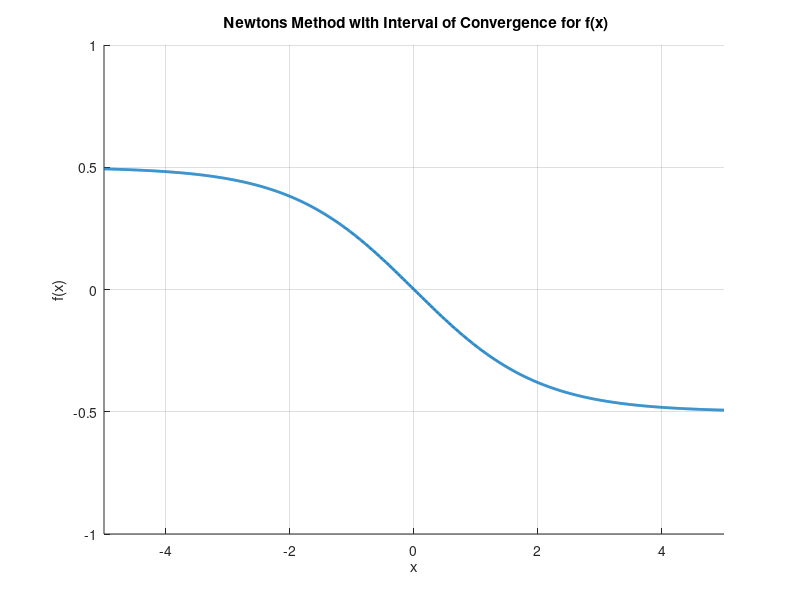

Write MATLAB code to recreate this figure. (Note: this script raises an error after producing the figure.)
%% Housekeeping
clc; clear all; close all;
%{
    CSCI 3656 HW 3 main script
    Author: Connor O'Reilly
    Last edited9/16/2021
    SID: 107054811
%}

%% Step 1
% Given f, its derivative f1 and interval to check x e [-5 , 5]

f = @(x) 1./(1+exp(x)) - (1/2);
f1 = @(x) -exp(x)./(1+exp(x))^2;
int = linspace(-5,5,1000);
%tolerance same as used in class
tol = 1e-9;
%plot func prior to convergence test
figure(1)
hold on; 
grid on;
axis([-5 ,5, -1, 1])
title(' Newtons Method with Interval of Convergence for f(x)')
xlabel('x')
ylabel('f(x)')
plot(int,f(int),'Linewidth',2)
%% Steps 2-3
% positive side of f(x) interval
b = newts_conv(f,f1,0,5,1e-9,100);
%negative side of f(x) interval
a = newts_conv(f,f1,0,-5,1e-9,100);
%no idea but error was introduced while messing with the plotting functions
%where a is out of bounds rounds towards posinfinity at 10000th
legend('f(x)' , 'test diverged' , 'test converged' , '' ,'' , '' , '' ,'' ,'' ,'' ,'' ,'' ,'' ,'' ,''  , '' ,'' , '' , '' ,'' ,'' ,'' ,'' ,'' ,'' ,'' ,'' , '' ,'' , '' , '' ,'' ,'' ,'' ,'' ,'' ,'' ,'' ,'', '' ,'' , '' , '' ,'' ,'' ,'' ,'' ,'' ,'' ,'' ,'', '' ,'' , '' , '' ,'' ,'' ,'' ,'' ,'' ,'' ,'' ,'', '' ,'','','','', 'will covnerge' , 'will diverge' ,'bounds' )
a = ceil(a*10^8)/(10^8);
savefig('interval_newt.fig');
%% Step 4
fprintf('Length of b-a: %0.4f \n',b-a);
fprintf('Newtons method converges for any initial guess in the interval  [%0.8f , %0.8f]\n',a,b);

%% Extra step
%test interval bounds
close all;
figure
title(' Newtons Method with Interval of Convergence for f(x)')
hold on;
grid on;
axis([-5 ,5, -1, 1])
xlabel('x')
ylabel('f(x)')
plot(int,f(int),'Linewidth',2)
 [approxa,~, itera] = newtons(f, f1, a, 1e-9, 200, true);
[approxb, ~, iterb] = newtons(f, f1, a, 1e-9, 200, true);
fprintf('Approximation of root and iteration count for left side limit, root = %0.8f, iterations: %d',approxa, itera)
fprintf('Approximation of root and iteration count for right side limit, root = %0.8f, iterations: %d',approxb, iterb)
%% Functions 
function[a_or_b] = newts_conv(f,f1,a, b, tol, max_it)
%{
    used to determine the interval on which newtons method converges 
    
    will iteratively check to determine the largest or smallest if interval
    is negative on which newtons methd converges following similar to bisection
%}
    %tolerance check
    a0 = a;
    b0 = b;
    i = 0;
    while (abs(b - a)/2 > tol )
        %tolerance check and make sure a non divergence value returns
        if i > max_it
            break;
        end
        %declare midpoint
        newmid = (a + b)/2;
        %determine if method converged or diverged at midpoint
        [~, did_it_bool,~] = newtons(f , f1 , newmid , tol, max_it,false);
        if did_it_bool 
            plot(newmid,0,'g*');
        else
            plot(newmid,0,'r*')
        end
        %if method converged at midpoint, set left end to midpoint and go
        %again
        if did_it_bool 
            a = newmid;
        else
            %if method converged at midpoint, set left end to midpoint and go
            %again
            b = newmid;
        end
        i = i + 1;
    end
    %return approximation of interval limit
    a_or_b = newmid;
    %add conv test to plot
    cool = linspace(a0,newmid,100);
    plot(cool,zeros(1,length(cool)),'g-');
    cool = linspace(newmid, b0,100);
    plot(cool,zeros(1,length(cool)),'r-');
    ylim = get(gca,'YLim');
    line([newmid newmid], ylim,'LineStyle',':','Color','k','LineWidth',2);
    
end
function [x, convbool, i] = newtons(f , f1 ,  x0 ,tol, max_it, coolplot)
%{
    MATLAB implementation of Newton's method
    Inputs:
        f: function to be evaluated
        f1: first derivative of function
        x0: Initial guess
        tol: tolerance
        max_it: maximum iteration count
        coolplot: boolean value which toggles the animation

    output: 
        x: approximation of root
        convbool: returns if method covnerged
        i: number of iterations
%}
    %initialize parameters
    convbool = true; 
    i = 1;
    x = x0;
    %values for plot
    %random interval for tangent line
    x_plot = linspace(-5,5,100);
    
    while  (max_it > i) && ( abs(subs(f,x)) > tol )
        
        x1 = x;
        x = x1 - f(x1)./f1(x1);
        i = i + 1;
        %plotting
     
        x1p = plot(x1, f(x1), 'ro', 'Linewidth', 1.5); %tangent point
        hold on;
        %for tangent line
        tline = f1(x1) .* (x_plot - x1) + f(x1);
        t = plot(x_plot, tline ,'b--','Linewidth',1.5);
        %second x point
        xp = plot(x,0,'go', 'Linewidth', 2);
        %divergence test ( will only work for given function i believe )
       vert =  plot([x x], [0 f(x)],'g--','Linewidth',1);
        if  abs(x) > abs(x1)
            %diverging
            x = NaN;
            convbool = false;
            break;
        end
        %show iteration live
        if coolplot
        pause(1);
        end
        delete(vert);delete(t); delete(xp); delete(x1p);
    end
    delete(vert);delete(t); delete(xp); delete(x1p);
end

